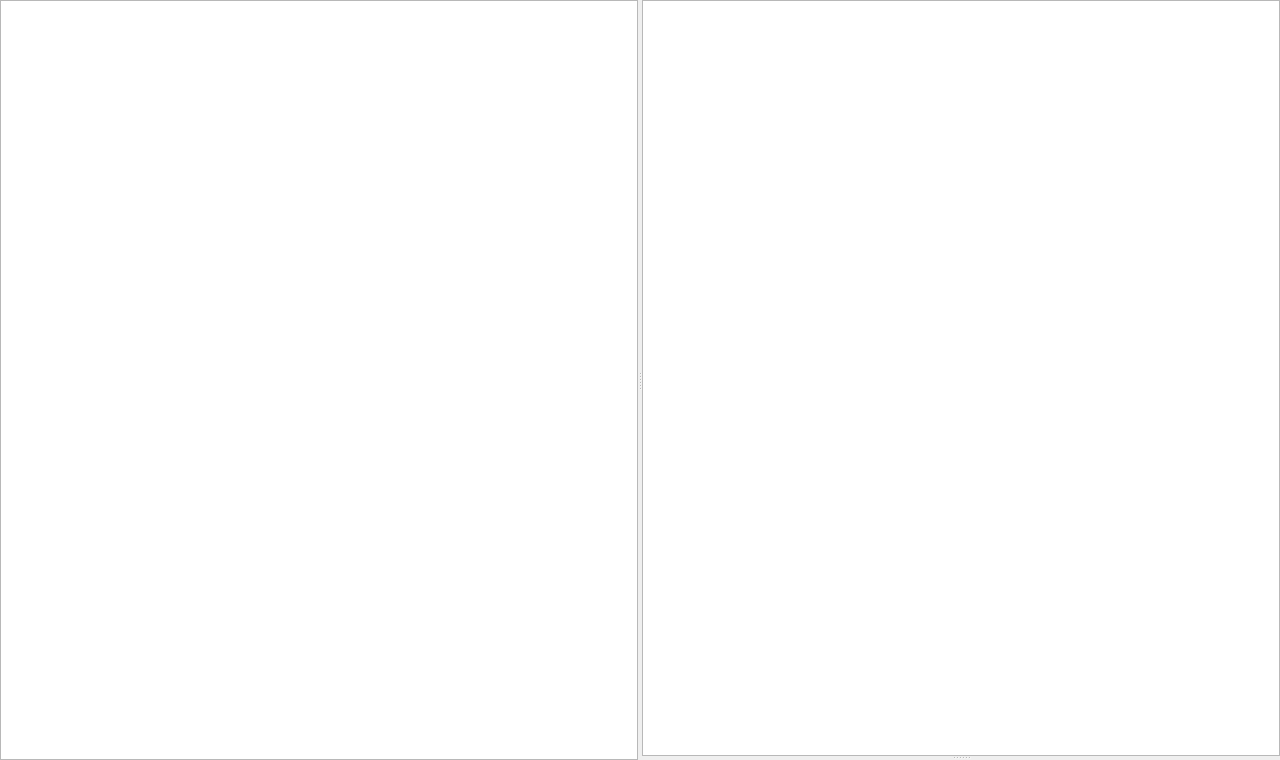
<?xml version="1.0" encoding="UTF-8"?>
<ui version="4.0">
 <class>PaneTheme</class>
 <widget class="QWidget" name="PaneTheme">
  <property name="geometry">
   <rect>
    <x>0</x>
    <y>0</y>
    <width>1280</width>
    <height>760</height>
   </rect>
  </property>
  <property name="windowTitle">
   <string>Form</string>
  </property>
  <layout class="QVBoxLayout" name="verticalLayout">
   <property name="margin">
    <number>0</number>
   </property>
   <item>
    <widget class="QSplitter" name="splitterMain">
     <property name="orientation">
      <enum>Qt::Horizontal</enum>
     </property>
     <widget class="QListWidget" name="listWidgetThemes">
      <property name="maximumWidth">
       <number>150</number>
      </property>
     </widget>
     <widget class="QSplitter" name="splitterRight">
      <property name="orientation">
       <enum>Qt::Vertical</enum>
      </property>
      <widget class="QTableView" name="tableViewParams">
       <property name="selectionMode">
        <enum>QAbstractItemView::SelectionMode::SingleSelection</enum>
       </property>
       <attribute name="horizontalHeaderStretchLastSection">
        <bool>true</bool>
       </attribute>
      </widget>
      <widget class="QToolBox" name="toolBoxBlocs">
      </widget>
     </widget>
    </widget>
   </item>
  </layout>
 </widget>
 <resources/>
 <connections/>
</ui>
